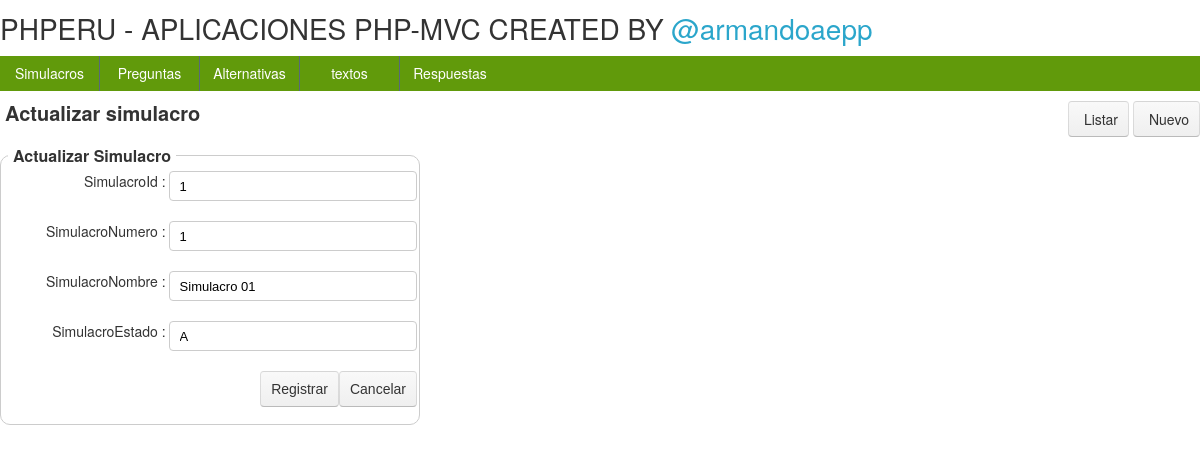
/Vistas/simulacro/index.php?id=1&accion=Mactualizar, run on the app's committed database.
### tables this page shows
CREATE TABLE IF NOT EXISTS `simulacro` (
  `SimulacroId` int(11) NOT NULL AUTO_INCREMENT,
  `SimulacroNumero` int(11) DEFAULT NULL,
  `SimulacroNombre` varchar(45) DEFAULT NULL,
  `SimulacroEstado` char(1) DEFAULT NULL,
  PRIMARY KEY (`SimulacroId`)
);

### Vistas/simulacro/Controlador_simulacro.php (called while the page is built, shortened)
<?php
include_once "../../Modelado/Modelo_simulacro.php";
function CBuscar_simulacro($id){
$ensimulacro=new Clase_simulacro();
$ensimulacro->setSimulacroId($id);
$rpta=$ensimulacro->Buscar_simulacro();
return $rpta;}
?>

### Modelado/conexion.php (called while the page is built, shortened)
<?php
class Conexion
{
    private $Servidor;
    private $Usuario;
    private $Clave;
    private $BaseDatos;
    private $Conexion_ID;
    function Conexion()
    {
        $config          = new config();
        $this->Servidor  = $config->servidor_;
        $this->Usuario   = $config->usuario_;
        $this->Clave     = $config->pass_;
        $this->BaseDatos = $config->basededatos_;
    }
    public function conectar()
    {
        $this->Conexion_ID = @new mysqli($this->Servidor, $this->Usuario, $this->Clave, $this->BaseDatos);
        $this->Conexion_ID->set_charset("utf8");
        return $this->Conexion_ID;
    }
    public function Listar($consulta)
    {
        try {
            $rs = $this->Conexion_ID->query($consulta);
            $col  = array();
            $registros = array();
            if (($rs->num_rows) > 0) {
                $regi = @$rs->fetch_fields();
                foreach ($regi as $k => $dato) {
                    $col[] = $dato->name;
                }
                while ($reg = $rs->fetch_array()) {
                    array_push($registros, $reg);
                }
            }
            $data = array( "columnas" => $col,"cuerpo" => $registros);
        }
        catch (exception $e) {
            try {
                mysqli_free_result($rs);
            }
            catch (exception $e) {
            }
            try {
                $this->Conexion_ID->close();
            }
            catch (exception $e) {
            }
        }
        return $data;
    }
}
?>

### Modelado/Modelo_simulacro.php (called while the page is built, shortened)
<?php
class Clase_simulacro{
private $SimulacroId;
public function setSimulacroId($SimulacroId_){ $this->SimulacroId=$SimulacroId_;}
public function Buscar_simulacro(){
$rpta=array();
try{
include_once 'conexion.php';
$con=new Conexion();
$consulta= "SELECT * FROM simulacro WHERE SimulacroId='$this->SimulacroId'";
$rpta=$con->Listar($consulta);
}catch(exception $e){
 $rpta=$e->getMessage();}
return $rpta;
}
}
?>

### Vistas/simulacro/Actualizar_simulacro.php (the view)
<div id="divActualizar_simulacro">
<form id="frmActualizar_simulacro" name="frmRegistrar_simulacro" class="hform" method="post" action="<?php echo $accionf;?>">
<fieldset> <legend> Actualizar Simulacro</legend>
<fieldset><label for="SimulacroId_">SimulacroId : </label><input type="text" name="SimulacroId_" id="SimulacroId_" value="<?php echo $SimulacroId;?>"/></fieldset>
<fieldset><label for="SimulacroNumero_">SimulacroNumero : </label><input type="text" name="SimulacroNumero_" id="SimulacroNumero_" value="<?php echo $SimulacroNumero;?>"/></fieldset>
<fieldset><label for="SimulacroNombre_">SimulacroNombre : </label><input type="text" name="SimulacroNombre_" id="SimulacroNombre_" value="<?php echo $SimulacroNombre;?>"/></fieldset>
<fieldset><label for="SimulacroEstado_">SimulacroEstado : </label><input type="text" name="SimulacroEstado_" id="SimulacroEstado_" value="<?php echo $SimulacroEstado;?>"/></fieldset>
<fieldset class="text-right"><button type="submit"  id="btregistrar">Registrar </button><button  type="button" id="btnCancelar" onclick="location.href='index.php?accion=Listar';">Cancelar </button></fieldset>
</fieldset>
</form>
</div>

### Vistas/css/style.css (style rules this page uses)
html, body, div, span, applet, object, iframe, h1, h2, h3, h4, h5, h6, p, blockquote, pre, a, abbr, acronym, address, big, cite, code, del, dfn, em, img, ins, kbd, q, s, samp, small, strike, strong, sub, sup, tt, var, b, u, i, center, dl, dt, dd, ol, ul, li, fieldset, form, label, legend, table, caption, tbody, tfoot, thead, tr, th, td, article, aside, canvas, details, embed, figure, figcaption, footer, header, hgroup, menu, nav, output, ruby, section, summary, time, mark, audio, video { margin: 0; padding: 0; border: 0; outline: 0; font-size: 100%; font: inherit; vertical-align: baseline; }
article, aside, details, figcaption, figure, footer, header, hgroup, menu, nav, section, label, legend { display: block; }
body { font-size:100%; line-height: 1; }
* { box-sizing:border-box; -ms-box-sizing:border-box; -moz-box-sizing:border-box; -webkit-box-sizing:border-box; }
body { margin:0 auto; color:#666666; }
.text-right { text-align: right; }
.hform { width: 100%; max-width: 420px; }
.vform, .hform { margin-bottom: 20px; font:14px "HelveticaNeue", "Helvetica Neue", Helvetica, Arial, sans-serif; color: #333; }
.hform label { width: 40%; margin-bottom: 10px; }
.vform label, .hform label { font-size: 14px; line-height: 21px; vertical-align: middle; display: block; float: left; text-align: left; }
.hform textarea, .hform input[type="text"], .hform input[type="password"], .hform input[type="datetime"], .hform input[type="datetime-local"], .hform input[type="date"], .hform input[type="month"], .hform input[type="time"], .hform input[type="week"], .hform input[type="number"], .hform input[type="email"], .hform input[type="url"], .hform input[type="tel"], .hform input[type="color"], .hform select { width: 60%; }
.vform textarea, .vform input[type="text"], .vform input[type="password"], .vform input[type="datetime"], .vform input[type="datetime-local"], .vform input[type="date"], .vform input[type="month"], .vform input[type="time"], .vform input[type="week"], .vform input[type="number"], .vform input[type="email"], .vform input[type="url"], .vform input[type="tel"], .vform input[type="color"], .vform select, .vform input[type=file], .hform textarea, .hform input[type="text"], .hform input[type="password"], .hform input[type="datetime"], .hform input[type="datetime-local"], .hform input[type="date"], .hform input[type="month"], .hform input[type="time"], .hform input[type="week"], .hform input[type="number"], .hform input[type="email"], .hform input[type="url"], .hform input[type="tel"], .hform input[type="color"], .hform select, .hform input[type=file] { display: block; background: #ffffff; border: 1px solid #cccccc; padding: 5px 10px; vertical-align: middle; outline: none; border-radius: 4px; -moz-border-radius: 4px; -webkit-border-radius: 4px; transition: border linear 0.4s, box-shadow linear 0.4s; -o-transition: border linear 0.4s, box-shadow linear 0.4s; -moz-transition: border linear 0.4s, box-shadow linear 0.4s; -webkit-transition: border linear 0.4s, box-shadow linear 0.4s; margin-bottom: 10px; font-size: 13px; line-height: 21px; height: 30px; }
.vform fieldset, .hform fieldset { margin-bottom: 10px; }
.vform > fieldset, .hform > fieldset ,.border { margin-bottom: 20px; border: 1px solid #ccc; -webkit-border-radius: 10px; -moz-border-radius: 10px; border-radius: 10px; padding: 2px; }
.vform label, .hform label { text-align: right;padding-right: 3px; }
.vform legend, .hform legend { text-align: left; font-weight: bold; font-size: 16px; margin:0 5px; padding:2px 5px; }
button, .btn { display:inline-block;*display:inline; padding:7px 10px; margin-bottom:5px;*margin-left:.3em; font-size:14px; line-height:20px;*line-height:20px; color:#333 !important; text-align:center; vertical-align:middle; cursor:pointer; border:1px solid #dedede;*border:0; border-color: rgba(0, 0, 0, 0.1) rgba(0, 0, 0, 0.1) rgba(0, 0, 0, 0.25); border-color:#eeeeee,#dedede,#dedede; border-radius:4px; -o-border-radius:4px; -ms-border-radius:4px; -moz-border-radius:4px; -webkit-border-radius:4px; background-color: #f5f5f5; background-image: linear-gradient(top, #f9f9f9, #efefef); background-image: -ms-linear-gradient(top, #f9f9f9, #efefef); background-image: -moz-linear-gradient(top, #f9f9f9, #efefef); background-image: -webkit-linear-gradient(top, #f9f9f9, #efefef); filter: progid:DXImageTransform.Microsoft.gradient(startColorStr='#f9f9f9', EndColorStr='#efefef'); }

### data on the page
simulacro: SimulacroId_ "1", SimulacroNumero_ "1", SimulacroNombre_ "Simulacro 01", SimulacroEstado_ "A"

### other printed values
$titulo "Actualizar simulacro"
